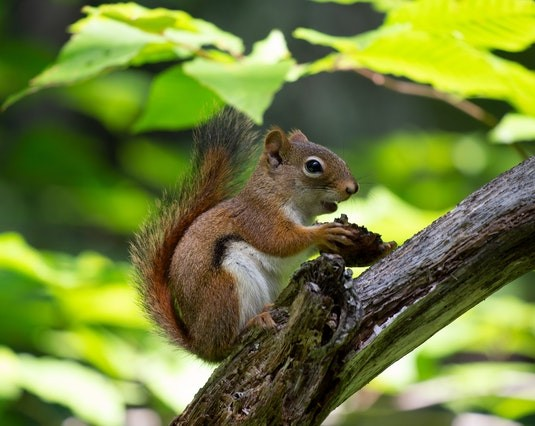
#> input picture CV/trial_data/squirrel_cls.jpg, 535 x 426 px
$ python Rev.py
#> lines starting #> are read from the running program, lines starting #| are printed output that depends on the picture; after the words box and inside, x2 and y2 are one past the last pixel; in counts of white or black regions, pixels touching at a corner belong together
import cv2
import  matplotlib.pyplot as plt

img = cv2.imread('trial_data/squirrel_cls.jpg')
#> img is the input picture: shape (426, 535, 3); mean B, G, R 58.8, 127.8, 113.4
img= cv2.cvtColor(img,cv2.COLOR_BGR2GRAY)
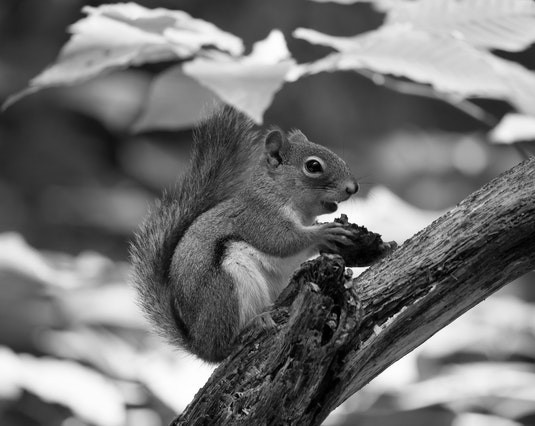
#> img: shape (426, 535); min 0, max 255, mean 115.6

_,th= cv2.threshold(img, 200, 255 , cv2.THRESH_BINARY)
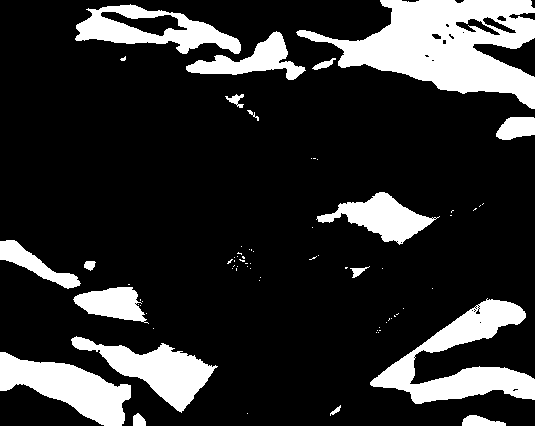
#> th: shape (426, 535); 18.4% white; 73 white regions (55 under 20 px), largest, box (x1, y1, x2, y2) and area: (296, 0, 535, 109) 12968, (370, 298, 535, 404) 6620, (0, 352, 131, 426) 4774
th1 = cv2.adaptiveThreshold(img, 255, cv2.ADAPTIVE_THRESH_MEAN_C,cv2.THRESH_BINARY,179,5)
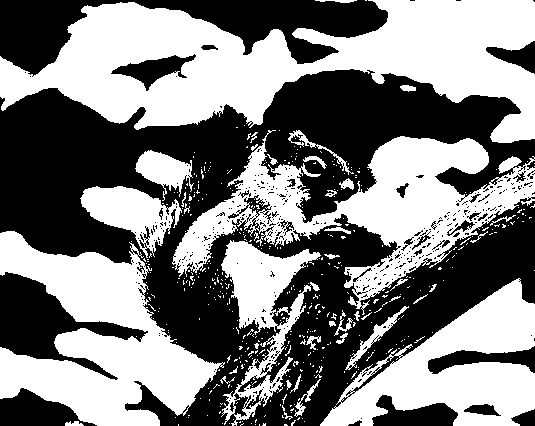
#> th1: shape (426, 535); 49.5% white; 470 white regions (429 under 20 px), largest, box (x1, y1, x2, y2) and area: (0, 0, 535, 143) 39512, (172, 130, 535, 315) 21728, (0, 231, 225, 426) 21365
th2 = cv2.adaptiveThreshold(img, 255, cv2.ADAPTIVE_THRESH_GAUSSIAN_C, cv2.THRESH_BINARY, 179, 5)
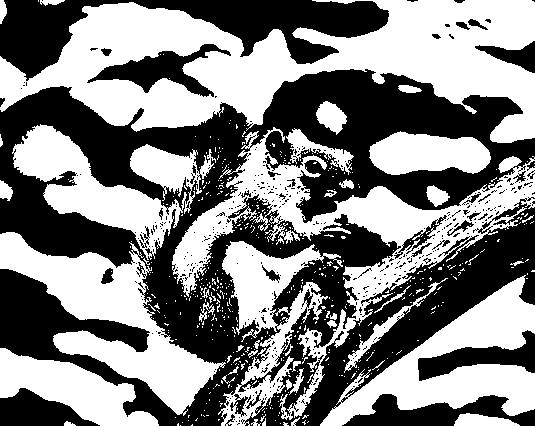
#> th2: shape (426, 535); 50.9% white; 419 black regions (382 under 20 px), largest, box (x1, y1, x2, y2) and area: (0, 69, 535, 426) 85036, (0, 0, 389, 81) 12546, (342, 394, 535, 426) 3189

images = [img, th,th1,th2]
titles =['Original_Image', 'Simple_thres','Adaptive_thres1','Adaptive_thres2']

for i in range(4):
    plt.subplot(2,2,i+1), plt.imshow(images[i],'gray')
    plt.title(titles[i])
    plt.yticks([]),plt.xticks([])

plt.show()


k = cv2.waitKey(0) & 0xff
#> (key q is pressed here)
if k == ord('q') :
    cv2.destroyAllWindows()

$ run again, with CV/trial_data/Car.jpg copied over CV/trial_data/squirrel_cls.jpg
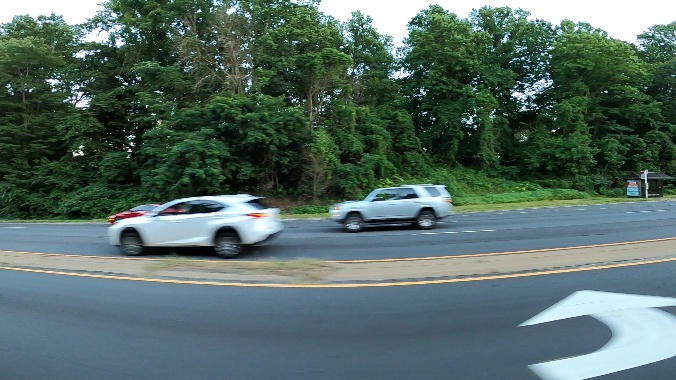
#> input picture CV/trial_data/Car.jpg, 676 x 380 px
#> img is the input picture: shape (380, 676, 3); mean B, G, R 101.1, 107.2, 85.1
#> img: shape (380, 676)
#> `_,th= cv2.threshold(img, 200, 255 , cv2.THRESH_BINARY)`:
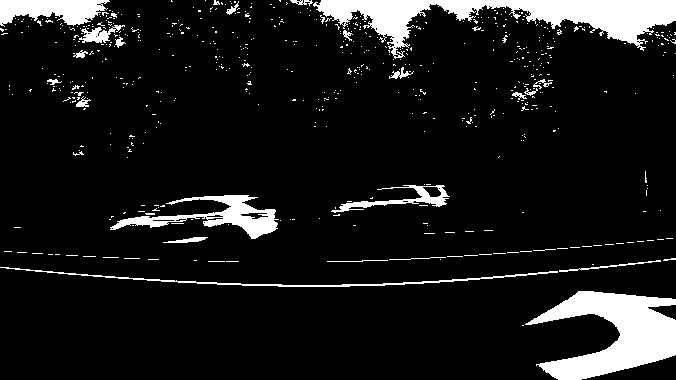
#> th: shape (380, 676); 9.7% white; 606 white regions (576 under 20 px), largest, box (x1, y1, x2, y2) and area: (313, 0, 676, 59) 8103, (525, 291, 676, 380) 7013, (110, 195, 279, 239) 2399
#> th1: shape (380, 676); 42% white; 2321 white regions (2206 under 20 px), largest, box (x1, y1, x2, y2) and area: (0, 168, 676, 308) 54365, (290, 0, 676, 68) 9541, (0, 311, 459, 380) 8429
#> `th2 = cv2.adaptiveThreshold(img, 255, cv2.ADAPTIVE_THRESH_GAUSSIAN_C, ..`:
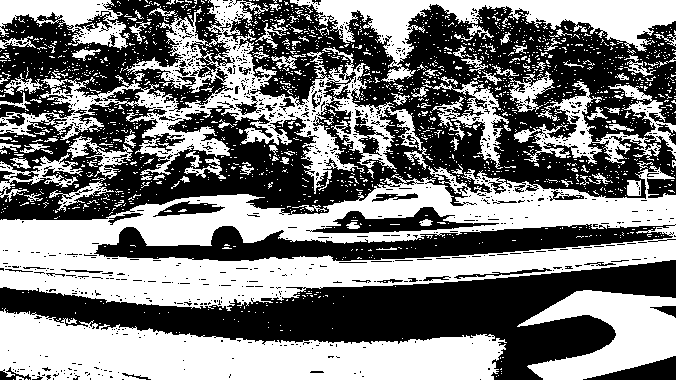
#> th2: shape (380, 676); 48.7% white; 1945 white regions (1827 under 20 px), largest, box (x1, y1, x2, y2) and area: (0, 166, 676, 311) 43755, (0, 308, 507, 380) 22585, (0, 0, 428, 194) 17506

$ run again, with CV/trial_data/M06_01.jpg copied over CV/trial_data/squirrel_cls.jpg
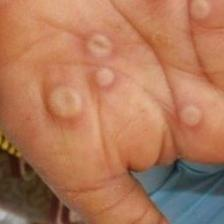
#> input picture CV/trial_data/M06_01.jpg, 224 x 224 px
#> img is the input picture: shape (224, 224, 3); mean B, G, R 89.6, 119.7, 174.5
#> img: shape (224, 224)
#> th: shape (224, 224); every value is 0
#> `th1 = cv2.adaptiveThreshold(img, 255, cv2.ADAPTIVE_THRESH_MEAN_C,cv2.T..`:
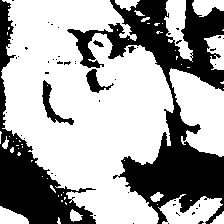
#> th1: shape (224, 224); 64.8% white; 49 black regions (43 under 20 px), largest, box (x1, y1, x2, y2) and area: (67, 0, 224, 224) 11487, (0, 0, 96, 224) 5357, (42, 80, 74, 125) 366, (86, 69, 114, 93) 252, (93, 40, 104, 47) 39, (128, 46, 136, 53) 31
#> th2: shape (224, 224); 68.3% white; 65 black regions (55 under 20 px), largest, box (x1, y1, x2, y2) and area: (110, 0, 224, 224) 8105, (0, 134, 96, 224) 3280, (37, 16, 132, 116) 2001
#> `plt.show()`:
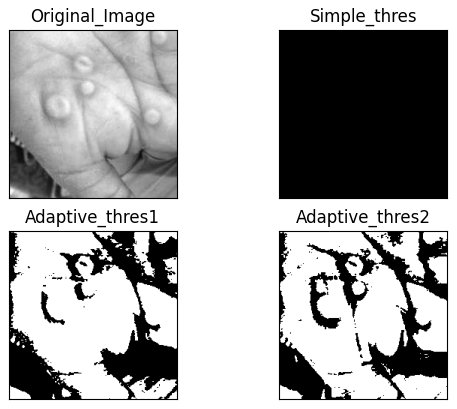
#> figure drawn by matplotlib, 4 panels
